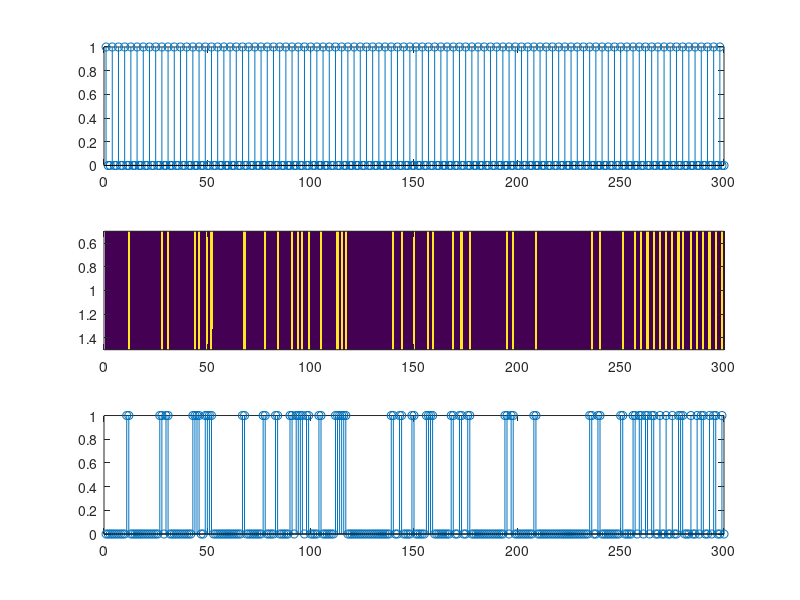

This chart was generated by the following MATLAB code:
% HVC neurons spike in order
% LMAN neurons spike randomly, offset by bias from Area X/DLM
% VTA gives reward when i-th hvc unit and j-th lman unit fire
% simultaneously

%% Parameters
hvcunits = 3; % number of units in hvc
lmanunits = 1; % number of units in lman
xunits = 1; % number of units in Area X
ruh = 1; % rewarded unit in hvc
rul = 1; % rewarded unit in lman
motifs = 100; % number of motifs to run (each hvc neuron fires once per motif)
rate = 0.07; % learning rate parameter
% threshold = 0.6; % threshold for LMAN firing
% b = 1; % strength of bias
threshX = 1;
threshL = 0.8;
rwidth = 2; % reward 

%% Initialization (don't touch this!)
H = repmat(eye(hvcunits), 1, motifs); % HVC spikes
tmax = hvcunits * motifs; 
X = zeros(xunits, tmax); % area x spikes
L = zeros(lmanunits, tmax); % lman spikes
R = zeros(1, tmax); % reward
% W_HX = 0.2 * threshX * rand(xunits, hvcunits, tmax + 1); % weights from HVC onto X
W_HX = 0.2 * threshX * ones(xunits, hvcunits); % weights from HVC onto X
W_LX = 0.9 * threshX;% * (rand(xunits, lmanunits)>0.8); % weights from LMAN onto X, assume static
W_XL = 1 * threshL * ones(lmanunits, xunits); % weights from X onto LMAN, assume static

%% Main loop
for t = rwidth+1:tmax
    X(:, t) =  W_HX * H(:, t) + ...
               W_LX * L(:, t - 1) > threshX; % note using lman activity from previous timestep
    X(:, t) = X(:, t) & ~X(:, t-1); % refreactory period
    L(:, t) = W_XL * X(:, t) + rand(lmanunits, 1) > threshL;
    R(t) = L(rul, t) && H(ruh, t);
    dW = X(:, t) * H(:,t)' .* any(R(t-rwidth:t)) .* rate; % 'and' operation is in X spike generation
    W_HX = W_HX + dW;
end

%% Plot results

ax(1) = subplot(3,1,1);
stem(H(ruh, :))
ax(2) = subplot(3,1,2);
imagesc(X)
ax(3) = subplot(3,1,3);
stem(L(rul, :))
linkaxes(ax,'x');
